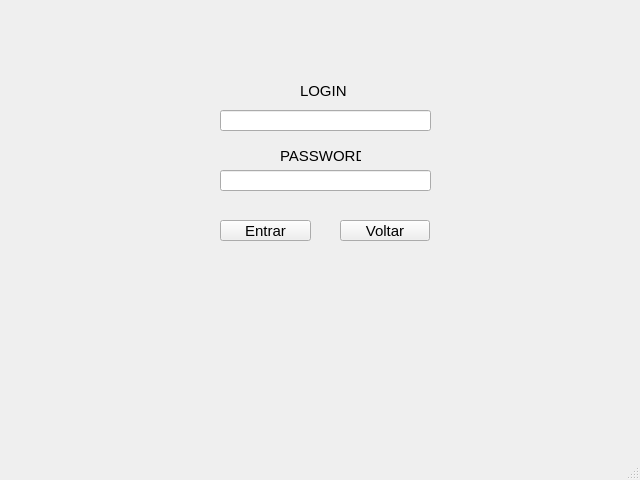
<?xml version="1.0" encoding="UTF-8"?>
<ui version="4.0">
 <class>MainWindow</class>
 <widget class="QMainWindow" name="MainWindow">
  <property name="geometry">
   <rect>
    <x>0</x>
    <y>0</y>
    <width>640</width>
    <height>480</height>
   </rect>
  </property>
  <property name="windowTitle">
   <string>MainWindow</string>
  </property>
  <widget class="QWidget" name="centralwidget">
   <widget class="QLineEdit" name="lineEdit">
    <property name="geometry">
     <rect>
      <x>220</x>
      <y>110</y>
      <width>211</width>
      <height>21</height>
     </rect>
    </property>
    <property name="font">
     <font>
      <family>Abyssinica SIL</family>
      <pointsize>10</pointsize>
     </font>
    </property>
    <property name="text">
     <string/>
    </property>
   </widget>
   <widget class="QLabel" name="label">
    <property name="geometry">
     <rect>
      <x>300</x>
      <y>80</y>
      <width>51</width>
      <height>21</height>
     </rect>
    </property>
    <property name="font">
     <font>
      <family>Ubuntu</family>
      <pointsize>11</pointsize>
     </font>
    </property>
    <property name="text">
     <string>LOGIN</string>
    </property>
   </widget>
   <widget class="QLabel" name="label_2">
    <property name="geometry">
     <rect>
      <x>280</x>
      <y>140</y>
      <width>81</width>
      <height>31</height>
     </rect>
    </property>
    <property name="font">
     <font>
      <family>Ubuntu</family>
      <pointsize>11</pointsize>
     </font>
    </property>
    <property name="text">
     <string>PASSWORD</string>
    </property>
   </widget>
   <widget class="QLineEdit" name="lineEdit_2">
    <property name="geometry">
     <rect>
      <x>220</x>
      <y>170</y>
      <width>211</width>
      <height>21</height>
     </rect>
    </property>
    <property name="font">
     <font>
      <family>Abyssinica SIL</family>
     </font>
    </property>
   </widget>
   <widget class="QPushButton" name="pushButton">
    <property name="geometry">
     <rect>
      <x>220</x>
      <y>220</y>
      <width>91</width>
      <height>21</height>
     </rect>
    </property>
    <property name="font">
     <font>
      <family>Ubuntu</family>
      <pointsize>11</pointsize>
     </font>
    </property>
    <property name="text">
     <string>Entrar</string>
    </property>
   </widget>
   <widget class="QPushButton" name="pushButton_2">
    <property name="geometry">
     <rect>
      <x>340</x>
      <y>220</y>
      <width>90</width>
      <height>21</height>
     </rect>
    </property>
    <property name="font">
     <font>
      <family>Ubuntu</family>
      <pointsize>11</pointsize>
     </font>
    </property>
    <property name="text">
     <string>Voltar</string>
    </property>
   </widget>
  </widget>
  <widget class="QMenuBar" name="menubar">
   <property name="geometry">
    <rect>
     <x>0</x>
     <y>0</y>
     <width>640</width>
     <height>22</height>
    </rect>
   </property>
  </widget>
  <widget class="QStatusBar" name="statusbar"/>
 </widget>
 <resources/>
 <connections/>
</ui>
